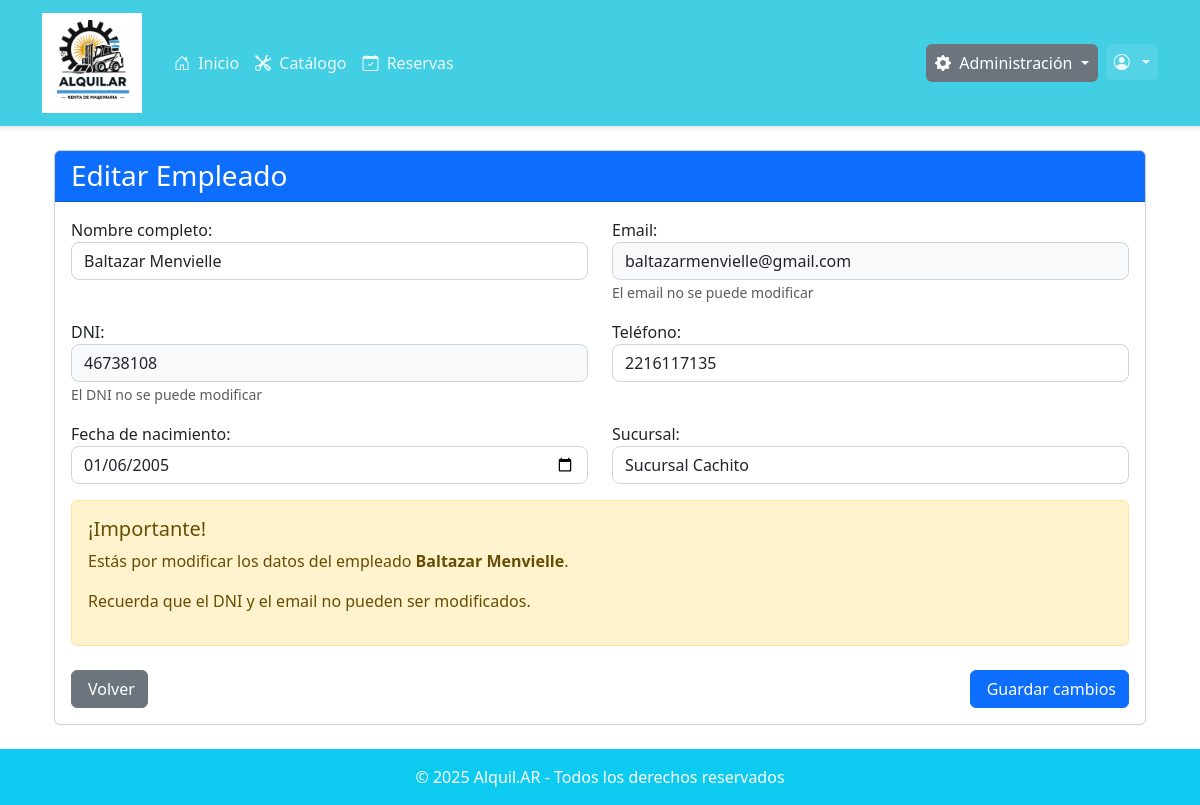
Page /usuarios/editar-empleado/14/ (signed in) on the committed database.
### usuarios/models.py (models this page shows, shortened)
class Usuario(AbstractUser):
    TIPO_CHOICES = [
        ('CLIENTE', 'Cliente'),
        ('EMPLEADO', 'Empleado'),
        ('ADMIN', 'Administrador'),
    ]
    nombre = models.CharField(max_length=200)
    tipo = models.CharField(
        max_length=10,
        choices=TIPO_CHOICES,
        default='CLIENTE',
        verbose_name="Tipo de usuario"
    )
    dni = models.CharField(max_length=20, unique=True)
    email = models.CharField(max_length=200, unique=True)
    telefono = models.CharField(max_length=20)
    fecha_nacimiento = models.DateField()
    sucursal = models.ForeignKey(Sucursal, on_delete=models.SET_NULL, null=True, blank=True)
    calificacion = models.FloatField(
        default=5.0,
        verbose_name="Calificación del cliente",
        help_text="Calificación del cliente en escala de 0.5 a 5 estrellas"
    )
    token_2fa = models.CharField(
        max_length=6,
        null=True,
        blank=True,
        verbose_name="Token de verificación"
    )
    token_2fa_timestamp = models.DateTimeField(
        null=True,
        blank=True,
        verbose_name="Timestamp del token"
    )
    reset_token = models.CharField(
        max_length=64,
        null=True,
        blank=True,
        verbose_name="Token de recuperación"
    )
    reset_token_timestamp = models.DateTimeField(
        null=True,
        blank=True,
        verbose_name="Timestamp del token de recuperación"
    )
    reset_token_used = models.BooleanField(
        default=False,
        verbose_name="Token usado"
    )

### usuarios/decorators.py (the view)
    def wrapper(request, *args, **kwargs):
        if request.user.is_authenticated and request.user.tipo == 'ADMIN':
            return view_func(request, *args, **kwargs)
        messages.error(request, "No tenés permiso para acceder a esta sección.")
        return redirect('home')  # o redirigí a otra página

### usuarios/models.py (called while the page is built)
    def __str__(self):
        return self.nombre

### usuarios/views.py (called while the page is built)
@login_required
@solo_admin
def editar_empleado_view(request, empleado_id):
    empleado = get_object_or_404(Usuario, id=empleado_id, tipo="EMPLEADO")
    if request.method == 'POST':
        form = EditarEmpleadoForm(request.POST, instance=empleado)
        if form.is_valid():
            form.save()
            messages.success(request, f'Empleado {empleado.nombre} actualizado correctamente.')
            return redirect('listar_empleados')
        else:
            messages.error(request, 'Por favor, corrige los errores en el formulario.')
    else:
        form = EditarEmpleadoForm(instance=empleado)
    context = {
        'form': form,
        'empleado': empleado,
        'titulo': 'Editar Empleado'
    }
    return render(request, 'usuarios/editar_empleado.html', context)

### usuarios/templates/usuarios/editar_empleado.html (shortened to what this page needs)
{% extends 'base.html' %}
{% block content %}
<div class="container mt-4">
    <div class="card">
        <div class="card-header bg-primary text-white">
            <h3 class="mb-0">{{ titulo }}</h3>
        </div>
        <div class="card-body">
            <form method="post" novalidate>
                <div class="row">
                    <div class="col-md-6 mb-3">
                        <div class="form-group">
                            {{ form.nombre.label_tag }}
                            {{ form.nombre }}
                        </div>
                    </div>
                    <div class="col-md-6 mb-3">
                        <div class="form-group">
                            {{ form.email.label_tag }}
                            {{ form.email }}
                            <small class="form-text text-muted">El email no se puede modificar</small>
                        </div>
                    </div>
                </div>
                <div class="row">
                    <div class="col-md-6 mb-3">
                        <div class="form-group">
                            {{ form.dni.label_tag }}
                            {{ form.dni }}
                            <small class="form-text text-muted">El DNI no se puede modificar</small>
                        </div>
                    </div>
                    <div class="col-md-6 mb-3">
                        <div class="form-group">
                            {{ form.telefono.label_tag }}
                            {{ form.telefono }}
                        </div>
                    </div>
                </div>
                <div class="row">
                    <div class="col-md-6 mb-3">
                        <div class="form-group">
                            {{ form.fecha_nacimiento.label_tag }}
                            {{ form.fecha_nacimiento }}
                        </div>
                    </div>
                    <div class="col-md-6 mb-3">
                        <div class="form-group">
                            {{ form.sucursal.label_tag }}
                            {{ form.sucursal }}
                        </div>
                    </div>
                </div>
                <div class="alert alert-warning" role="alert">
                    <h5 class="alert-heading">¡Importante!</h5>
                    <p>Estás por modificar los datos del empleado <strong>{{ empleado.nombre }}</strong>.</p>
                    <p>Recuerda que el DNI y el email no pueden ser modificados.</p>
                </div>
                <div class="d-flex justify-content-between mt-4">
                    <a href="{% url 'listar_empleados' %}" class="btn btn-secondary">
                         Volver
                    </a>
                    <button type="submit" class="btn btn-primary">
                         Guardar cambios
                    </button>
                </div>
            </form>
        </div>
    </div>
</div>
{% endblock %}

### static/css/core.css (style rules this page uses)
:root { --color-primary: #42cee3; --color-primary-dark: #369aa9; --color-primary-darker: #2b7b87; --color-primary-light: #86e6f5; --color-primary-lighter: #a8f1fd; --color-dark: #333333; --color-gray: #666666; --color-light: #F8F9FA; --color-white: #FFFFFF; --shadow-sm: 0 2px 4px rgba(0, 0, 0, 0.1); --shadow-md: 0 4px 6px rgba(0, 0, 0, 0.15); }
.form-select, .form-control { border-radius: 8px; border: 1px solid #ced4da; transition: border-color 0.15s ease-in-out, box-shadow 0.15s ease-in-out; }

### core/templates/base.html (style rules this page uses)
body { min-height: 100vh; display: flex; flex-direction: column; }

### rows in the picture
Usuario: nombre "Baltazar Menvielle", email "baltazarmenvielle@gmail.com", dni "46738108", telefono "2216117135", fecha_nacimiento "01/06/2005", sucursal "Sucursal Cachito"

### other values in the picture
{{ titulo }} "Editar Empleado"
